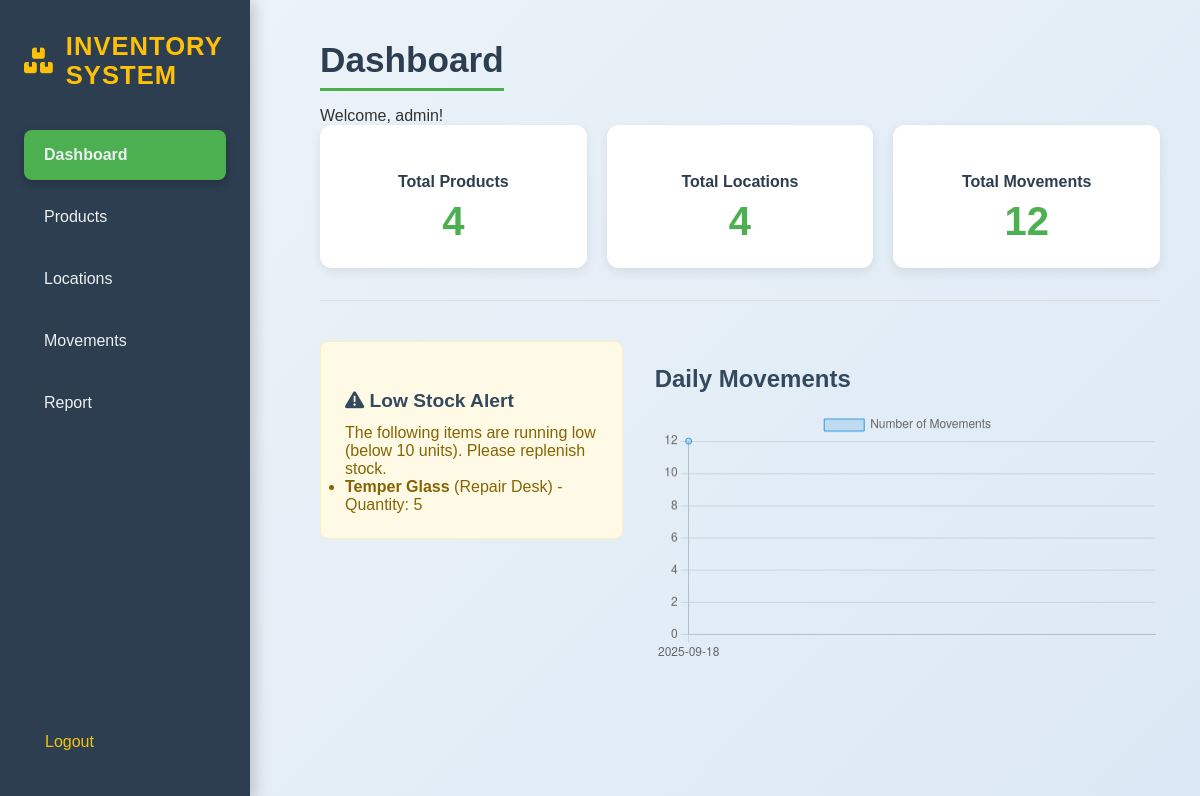
Screenshot of / (signed in) with the database file from the repository.
### app.py (models this page shows, shortened)
class User(UserMixin, db.Model):
    id = db.Column(db.Integer, primary_key=True)
    username = db.Column(db.String(100), unique=True, nullable=False)
    password_hash = db.Column(db.String(200), nullable=False)

class Product(db.Model):
    __tablename__ = 'product'
    id = db.Column(db.String(50), primary_key=True)
    name = db.Column(db.String(100), nullable=False, unique=True)

class Location(db.Model):
    __tablename__ = 'location'
    id = db.Column(db.String(50), primary_key=True)
    name = db.Column(db.String(100), nullable=False, unique=True)

### app.py (the view)
@app.route('/')
@login_required
def home():
    report_data = get_balance_report()
    low_stock_threshold = 10
    low_stock_items = [item for item in report_data if item['total_qty'] < low_stock_threshold]
    total_unique_products = len(Product.query.all())
    total_unique_locations = len(Location.query.all())
    total_movements = len(ProductMovement.query.all())
    chart_data = db.session.query(
        func.strftime('%Y-%m-%d', ProductMovement.timestamp),
        func.count(ProductMovement.id)
    ).group_by(func.strftime('%Y-%m-%d', ProductMovement.timestamp)).all()
    chart_labels = [c[0] for c in chart_data]
    chart_values = [c[1] for c in chart_data]
    return render_template(
        'index.html',
        low_stock_items=low_stock_items,
        total_products=total_unique_products,
        total_locations=total_unique_locations,
        total_movements=total_movements,
        chart_labels=chart_labels,
        chart_values=chart_values
    )

### app.py (called while the page is built)
@login_manager.user_loader
def load_user(user_id):
    return User.query.get(int(user_id))

### templates/index.html (shortened to what this page needs)
{% extends "base.html" %}
{% block content %}
    <h1>Dashboard</h1>
    <p>Welcome, {{ current_user.username }}!</p>
    <div class="dashboard-stats">
        <div class="stat-card">
            <h2>Total Products</h2>
            <p>{{ total_products }}</p>
        </div>
        <div class="stat-card">
            <h2>Total Locations</h2>
            <p>{{ total_locations }}</p>
        </div>
        <div class="stat-card">
            <h2>Total Movements</h2>
            <p>{{ total_movements }}</p>
        </div>
    </div>
    <hr>
    <div class="dashboard-section">
        <div class="low-stock-alert">
            <h2><i class="fas fa-exclamation-triangle"></i> Low Stock Alert</h2>
            {% if low_stock_items %}
                <p>The following items are running low (below 10 units). Please replenish stock.</p>
                <ul>
                    {% for item in low_stock_items %}
                        <li><strong>{{ item.product_name }}</strong> ({{ item.location_name }}) - Quantity: {{ item.total_qty }}</li>
                    {% endfor %}
                </ul>
            {% else %}
                <p>All stock levels are currently healthy.</p>
            {% endif %}
        </div>
        <div class="chart-container">
            <h2>Daily Movements</h2>
            <canvas id="movementChart"></canvas>
        </div>
    </div>
    <script>
        const labels = {{ chart_labels | tojson }};
        const data = {{ chart_values | tojson }};
        const ctx = document.getElementById('movementChart').getContext('2d');
        const movementChart = new Chart(ctx, {
            type: 'line',
            data: {
                labels: labels,
                datasets: [{
                    label: 'Number of Movements',
                    data: data,
                    backgroundColor: 'rgba(52, 152, 219, 0.2)',
                    borderColor: 'rgba(52, 152, 219, 1)',
                    borderWidth: 1,
                    tension: 0.4
                }]
            },
            options: {
                scales: {
                    y: {
                        beginAtZero: true
                    }
                }
            }
        });
    </script>
{% endblock %}

### static/style.css (style rules this page uses)
:root { --primary-color: #4CAF50; --secondary-color: #2c3e50; --accent-color: #FFC107; --bg-light: #f4f7f9; --bg-gradient: linear-gradient(135deg, #eef5f9, #dce8f5); --text-color: #333; --border-color: #ddd; --shadow-light: 0 4px 12px rgba(0, 0, 0, 0.08); }
* { margin: 0; padding: 0; box-sizing: border-box; }
body { font-family: 'Poppins', sans-serif; background: var(--bg-gradient); color: var(--text-color); min-height: 100vh; display: flex; }
h1 { font-size: 2.2rem; margin-bottom: 1rem; color: #2c3e50; border-bottom: 3px solid var(--primary-color); display: inline-block; padding-bottom: 8px; font-weight: 700; }
h2 { font-size: 1.5rem; margin-top: 1.5rem; margin-bottom: 1rem; color: #34495e; }
hr { border: none; height: 1px; background: var(--border-color); margin: 2rem 0; }
.dashboard-stats { display: grid; grid-template-columns: repeat(auto-fit, minmax(200px, 1fr)); gap: 20px; }
.stat-card { background: #fff; padding: 1.5rem; border-radius: 12px; box-shadow: var(--shadow-light); text-align: center; transition: transform 0.3s ease, box-shadow 0.3s ease; }
.stat-card h2 { font-size: 1rem; color: var(--secondary-color); margin-bottom: 0.5rem; border: none; padding: 0; }
.stat-card p { font-size: 2.5rem; font-weight: bold; color: var(--primary-color); }
.dashboard-section { display: flex; justify-content: space-between; gap: 2rem; margin-top: 2.5rem; }
.chart-container { flex: 2; }
.low-stock-alert { flex: 1; background: #fffae6; color: #856404; padding: 1.5rem; border-radius: 8px; border: 1px solid #ffeeba; align-self: flex-start; }
.low-stock-alert h2 { font-size: 1.2rem; margin-bottom: 0.75rem; border: none; }

### rows the page displays
User: username "admin"
Product: product_name "Temper Glass"
Location: location_name "Repair Desk"

### other values shown
{{ total_products }} "4"
{{ total_locations }} "4"
{{ total_movements }} "12"
{{ item.total_qty }} "5"
chart data {{ chart_labels | tojson }} ["2025-09-18"]
chart data {{ chart_values | tojson }} [12]
